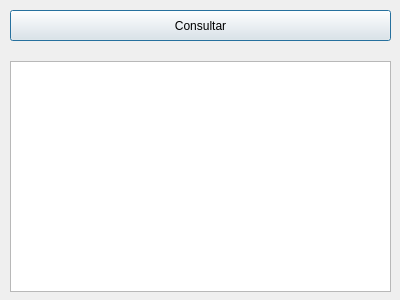
<?xml version="1.0" encoding="UTF-8"?>
<ui version="4.0">
 <class>Dialog</class>
 <widget class="QDialog" name="Dialog">
  <property name="geometry">
   <rect>
    <x>0</x>
    <y>0</y>
    <width>400</width>
    <height>300</height>
   </rect>
  </property>
  <property name="windowTitle">
   <string>Cotação de Todas Moedas</string>
  </property>
  <property name="windowIcon">
   <iconset>
    <normaloff>../../../Desktop/icon.png</normaloff>../../../Desktop/icon.png</iconset>
  </property>
  <widget class="QPushButton" name="consultaButton">
   <property name="geometry">
    <rect>
     <x>10</x>
     <y>10</y>
     <width>381</width>
     <height>31</height>
    </rect>
   </property>
   <property name="text">
    <string>Consultar</string>
   </property>
  </widget>
  <widget class="QPushButton" name="limparButton">
   <property name="geometry">
    <rect>
     <x>800</x>
     <y>60</y>
     <width>90</width>
     <height>28</height>
    </rect>
   </property>
   <property name="text">
    <string>Limpar</string>
   </property>
  </widget>
  <widget class="QTextBrowser" name="conteudoTextBrowser">
   <property name="geometry">
    <rect>
     <x>10</x>
     <y>61</y>
     <width>381</width>
     <height>231</height>
    </rect>
   </property>
  </widget>
 </widget>
 <resources/>
 <connections/>
</ui>
